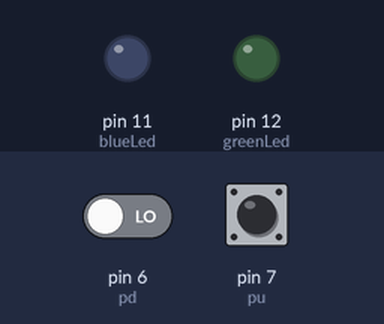
This sketch was run on a simulated Arduino Uno, built with avr-gcc and run on an emulated ATmega328P. Parts: output pins drawn as LEDs (lit = HIGH). The test bench sets the inputs (shaded band); at power-on: pin 6 (pd) LOW, pin 7 (pu) HIGH.

Above: at 1.2 s.
1.3 s: pin 6 (pd) driven HIGH
At 2.3 s:
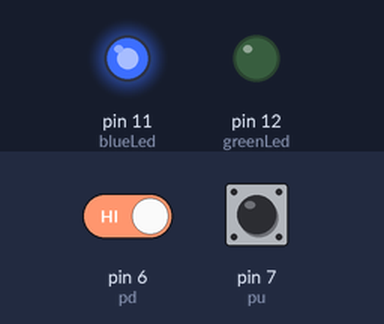
2.8 s: pin 7 (pu) pulled LOW for 0.15 s
At 2.9 s:
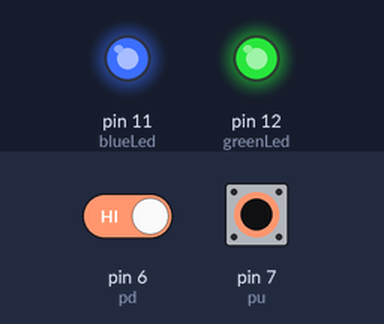
4.5 s: pin 7 (pu) pulled LOW for 3.2 s
At 8.4 s:
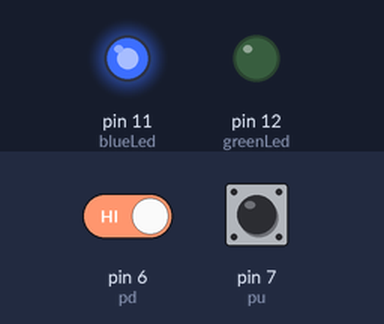
9.2 s: pin 6 (pd) driven LOW
At 9.6 s:
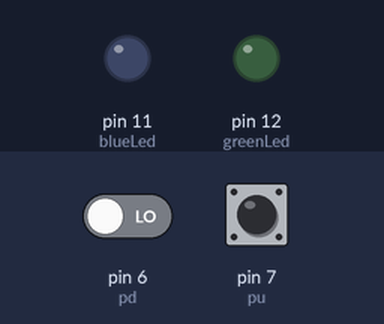
10.7 s: pin 7 (pu) pulled LOW for 1 s
At 11.5 s:
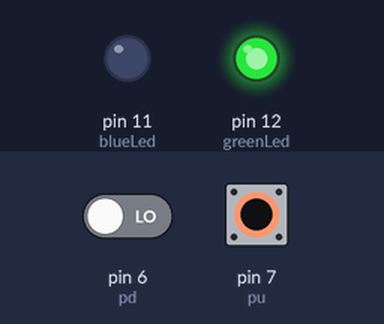
Timing chart, 0 to 13.7 s (numbered marks = the images above; inputs shaded):
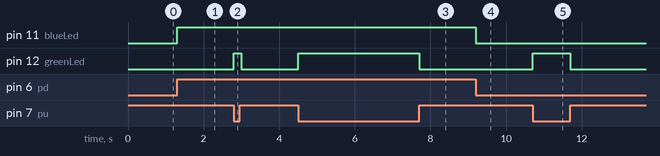

The sketch:

pullupdown.ino
```cpp
#define greenLed 12
#define blueLed 11
#define pu 7
#define pd 6

void setup() {
  pinMode(greenLed, OUTPUT);
  pinMode(blueLed, OUTPUT);
  pinMode(pu, INPUT_PULLUP);
  pinMode(pd, INPUT);
}

void loop() {
  int green = digitalRead(pu);
  int blue = digitalRead(pd);
  digitalWrite(greenLed, !green);
  digitalWrite(blueLed, blue);
  delay(100);
}
```

Measured:
- after the input at 1.3 s, pin 11 (blueLed): LOW → HIGH at once
- after the input at 2.8 s, pin 12 (greenLed): LOW → HIGH at once, → LOW 0.20 s later
- after the input at 4.5 s, pin 12 (greenLed): LOW → HIGH at once, → LOW 3.2 s later
- after the input at 9.2 s, pin 11 (blueLed): HIGH → LOW at once
- after the input at 10.7 s, pin 12 (greenLed): LOW → HIGH at once, → LOW 1.0 s later
